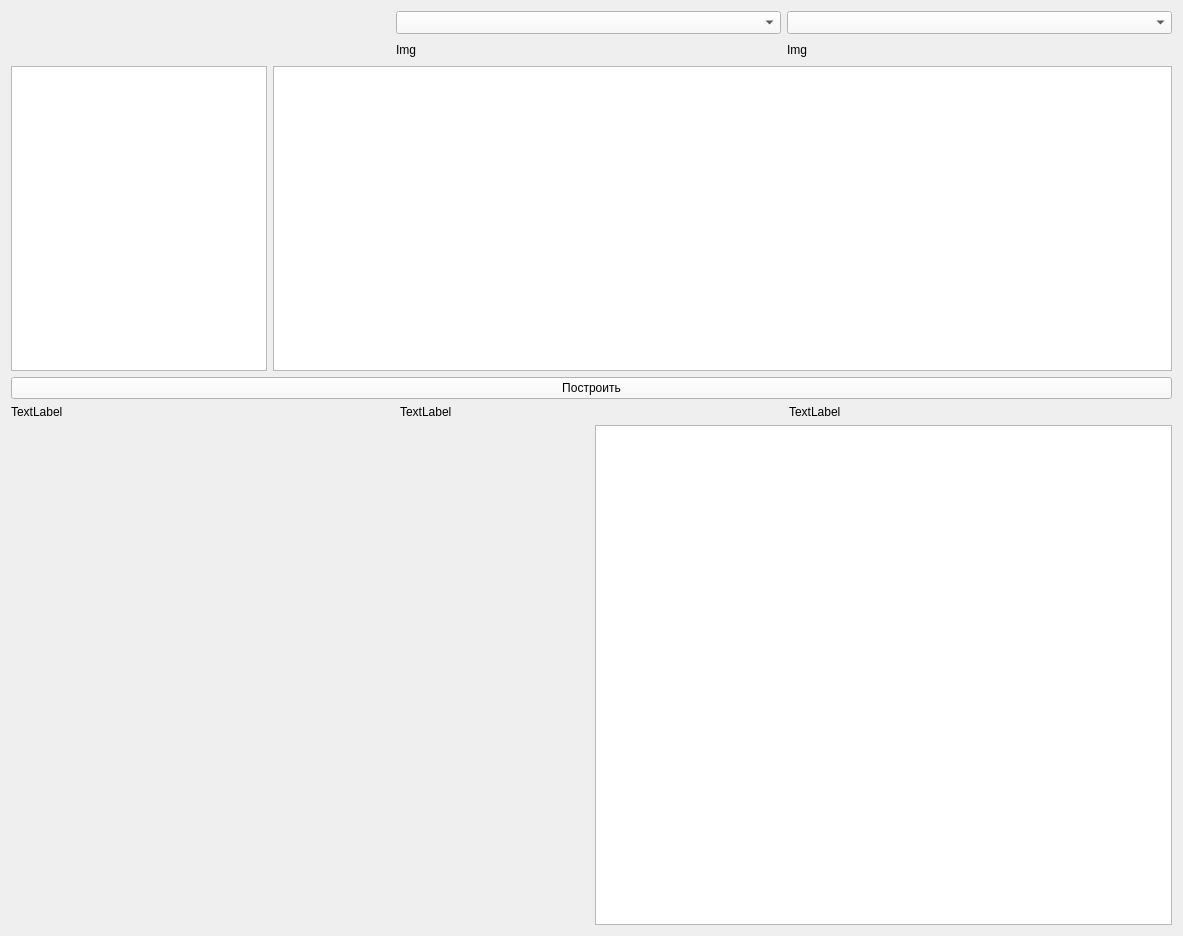
            <widget class="QWidget" name="scrollAreaWidgetContents_4">
             <property name="geometry">
              <rect>
               <x>0</x>
               <y>0</y>
               <width>1183</width>
               <height>936</height>
              </rect>
             </property>
             <layout class="QVBoxLayout" name="verticalLayout_8">
              <item>
               <layout class="QVBoxLayout" name="verticalLayout_6">
                <item>
                 <layout class="QGridLayout" name="gridLayout">
                  <item row="0" column="1">
                   <widget class="QComboBox" name="comboBox">
                    <property name="sizePolicy">
                     <sizepolicy hsizetype="MinimumExpanding" vsizetype="Fixed">
                      <horstretch>0</horstretch>
                      <verstretch>0</verstretch>
                     </sizepolicy>
                    </property>
                    <property name="palette">
                     <palette>
                      <active>
                       <colorrole role="Button">
                        <brush brushstyle="SolidPattern">
                         <color alpha="255">
                          <red>249</red>
                          <green>249</green>
                          <blue>249</blue>
                         </color>
                        </brush>
                       </colorrole>
                       <colorrole role="Mid">
                        <brush brushstyle="SolidPattern">
                         <color alpha="255">
                          <red>190</red>
                          <green>190</green>
                          <blue>190</blue>
                         </color>
                        </brush>
                       </colorrole>
                       <colorrole role="Base">
                        <brush brushstyle="SolidPattern">
                         <color alpha="255">
                          <red>249</red>
                          <green>249</green>
                          <blue>249</blue>
                         </color>
                        </brush>
                       </colorrole>
                       <colorrole role="Window">
                        <brush brushstyle="SolidPattern">
                         <color alpha="255">
                          <red>249</red>
                          <green>249</green>
                          <blue>249</blue>
                         </color>
                        </brush>
                       </colorrole>
                      </active>
                      <inactive>
                       <colorrole role="Button">
                        <brush brushstyle="SolidPattern">
                         <color alpha="255">
                          <red>249</red>
                          <green>249</green>
                          <blue>249</blue>
                         </color>
                        </brush>
                       </colorrole>
                       <colorrole role="Mid">
                        <brush brushstyle="SolidPattern">
                         <color alpha="255">
                          <red>190</red>
                          <green>190</green>
                          <blue>190</blue>
                         </color>
                        </brush>
                       </colorrole>
                       <colorrole role="Base">
                        <brush brushstyle="SolidPattern">
                         <color alpha="255">
                          <red>249</red>
                          <green>249</green>
                          <blue>249</blue>
                         </color>
                        </brush>
                       </colorrole>
                       <colorrole role="Window">
                        <brush brushstyle="SolidPattern">
                         <color alpha="255">
                          <red>249</red>
                          <green>249</green>
                          <blue>249</blue>
                         </color>
                        </brush>
                       </colorrole>
                      </inactive>
                      <disabled>
                       <colorrole role="Button">
                        <brush brushstyle="SolidPattern">
                         <color alpha="255">
                          <red>249</red>
                          <green>249</green>
                          <blue>249</blue>
                         </color>
                        </brush>
                       </colorrole>
                       <colorrole role="Mid">
                        <brush brushstyle="SolidPattern">
                         <color alpha="255">
                          <red>190</red>
                          <green>190</green>
                          <blue>190</blue>
                         </color>
                        </brush>
                       </colorrole>
                       <colorrole role="Base">
                        <brush brushstyle="SolidPattern">
                         <color alpha="255">
                          <red>249</red>
                          <green>249</green>
                          <blue>249</blue>
                         </color>
                        </brush>
                       </colorrole>
                       <colorrole role="Window">
                        <brush brushstyle="SolidPattern">
                         <color alpha="255">
                          <red>249</red>
                          <green>249</green>
                          <blue>249</blue>
                         </color>
                        </brush>
                       </colorrole>
                      </disabled>
                     </palette>
                    </property>
                    <property name="font">
                     <font>
                      <pointsize>10</pointsize>
                     </font>
                    </property>
                    <property name="autoFillBackground">
                     <bool>false</bool>
                    </property>
                    <property name="styleSheet">
                     <string notr="true">background-color: rgb(249, 249, 249)</string>
                    </property>
                   </widget>
                  </item>
                  <item row="1" column="3">
                   <widget class="QLabel" name="label_8">
                    <property name="sizePolicy">
                     <sizepolicy hsizetype="MinimumExpanding" vsizetype="Preferred">
                      <horstretch>0</horstretch>
                      <verstretch>0</verstretch>
                     </sizepolicy>
                    </property>
                    <property name="text">
                     <string>Img</string>
                    </property>
                   </widget>
                  </item>
                  <item row="0" column="3">
                   <widget class="QComboBox" name="comboBox_2">
                    <property name="sizePolicy">
                     <sizepolicy hsizetype="MinimumExpanding" vsizetype="Fixed">
                      <horstretch>0</horstretch>
                      <verstretch>0</verstretch>
                     </sizepolicy>
                    </property>
                    <property name="font">
                     <font>
                      <pointsize>10</pointsize>
                     </font>
                    </property>
                    <property name="styleSheet">
                     <string notr="true">background-color: rgb(249, 249, 249)</string>
                    </property>
                   </widget>
                  </item>
                  <item row="1" column="1">
                   <widget class="QLabel" name="label_7">
                    <property name="sizePolicy">
                     <sizepolicy hsizetype="MinimumExpanding" vsizetype="Preferred">
                      <horstretch>0</horstretch>
                      <verstretch>0</verstretch>
                     </sizepolicy>
                    </property>
                    <property name="text">
                     <string>Img</string>
                    </property>
                   </widget>
                  </item>
                  <item row="0" column="0">
                   <spacer name="horizontalSpacer_9">
                    <property name="orientation">
                     <enum>Qt::Horizontal</enum>
                    </property>
                    <property name="sizeType">
                     <enum>QSizePolicy::MinimumExpanding</enum>
                    </property>
                    <property name="sizeHint" stdset="0">
                     <size>
                      <width>40</width>
                      <height>20</height>
                     </size>
                    </property>
                   </spacer>
                  </item>
                  <item row="1" column="0">
                   <spacer name="horizontalSpacer_10">
                    <property name="orientation">
                     <enum>Qt::Horizontal</enum>
                    </property>
                    <property name="sizeType">
                     <enum>QSizePolicy::MinimumExpanding</enum>
                    </property>
                    <property name="sizeHint" stdset="0">
                     <size>
                      <width>40</width>
                      <height>20</height>
                     </size>
                    </property>
                   </spacer>
                  </item>
                 </layout>
                </item>
                <item>
                 <layout class="QHBoxLayout" name="horizontalLayout_24">
                  <item>
                   <widget class="QListWidget" name="listWidget_2">
                    <property name="sizePolicy">
                     <sizepolicy hsizetype="Minimum" vsizetype="Expanding">
                      <horstretch>0</horstretch>
                      <verstretch>0</verstretch>
                     </sizepolicy>
                    </property>
                   </widget>
                  </item>
                  <item>
                   <widget class="QTableWidget" name="tableWidget_4">
                    <property name="minimumSize">
                     <size>
                      <width>0</width>
                      <height>300</height>
                     </size>
                    </property>
                    <attribute name="horizontalHeaderCascadingSectionResizes">
                     <bool>true</bool>
                    </attribute>
                   </widget>
                  </item>
                 </layout>
                </item>
                <item>
                 <widget class="QPushButton" name="pushButton">
                  <property name="styleSheet">
                   <string notr="true">background-color: rgb(249, 249, 249)</string>
                  </property>
                  <property name="text">
                   <string>Построить</string>
                  </property>
                 </widget>
                </item>
                <item>
                 <layout class="QHBoxLayout" name="horizontalLayout_11">
                  <item>
                   <widget class="QLabel" name="label_9">
                    <property name="sizePolicy">
                     <sizepolicy hsizetype="MinimumExpanding" vsizetype="Preferred">
                      <horstretch>0</horstretch>
                      <verstretch>0</verstretch>
                     </sizepolicy>
                    </property>
                    <property name="text">
                     <string>TextLabel</string>
                    </property>
                   </widget>
                  </item>
                  <item>
                   <widget class="QLabel" name="label_10">
                    <property name="sizePolicy">
                     <sizepolicy hsizetype="MinimumExpanding" vsizetype="Preferred">
                      <horstretch>0</horstretch>
                      <verstretch>0</verstretch>
                     </sizepolicy>
                    </property>
                    <property name="text">
                     <string>TextLabel</string>
                    </property>
                   </widget>
                  </item>
                  <item>
                   <widget class="QLabel" name="label_11">
                    <property name="sizePolicy">
                     <sizepolicy hsizetype="MinimumExpanding" vsizetype="Preferred">
                      <horstretch>0</horstretch>
                      <verstretch>0</verstretch>
                     </sizepolicy>
                    </property>
                    <property name="text">
                     <string>TextLabel</string>
                    </property>
                   </widget>
                  </item>
                 </layout>
                </item>
                <item>
                 <layout class="QHBoxLayout" name="horizontalLayout_8">
                  <item>
                   <widget class="QChartView" name="widget" native="true">
                    <property name="sizePolicy">
                     <sizepolicy hsizetype="MinimumExpanding" vsizetype="Expanding">
                      <horstretch>0</horstretch>
                      <verstretch>0</verstretch>
                     </sizepolicy>
                    </property>
                    <property name="minimumSize">
                     <size>
                      <width>0</width>
                      <height>500</height>
                     </size>
                    </property>
                   </widget>
                  </item>
                  <item>
                   <widget class="QTableWidget" name="tableWidget_5"/>
                  </item>
                 </layout>
                </item>
               </layout>
              </item>
             </layout>
            </widget>
